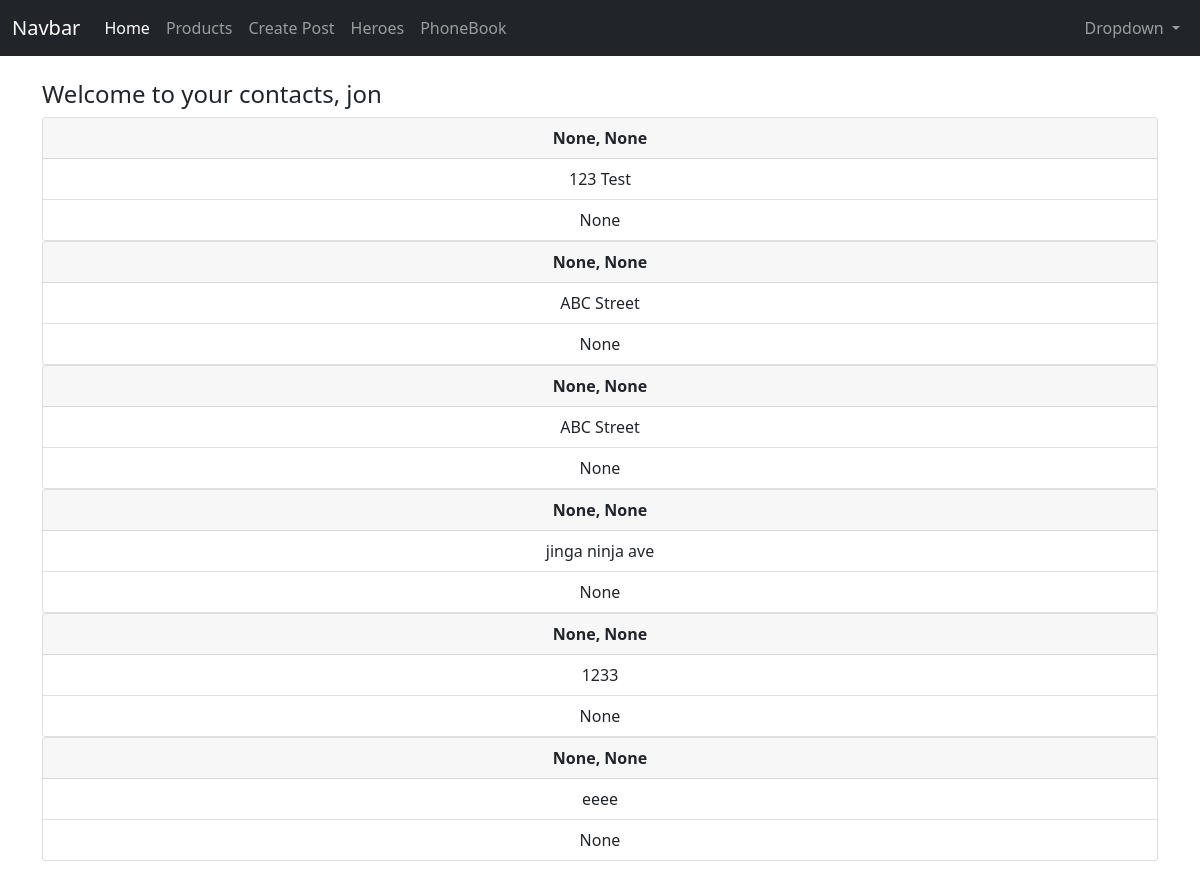
/viewphonebook (signed in), run on an earlier commit of the app's database.
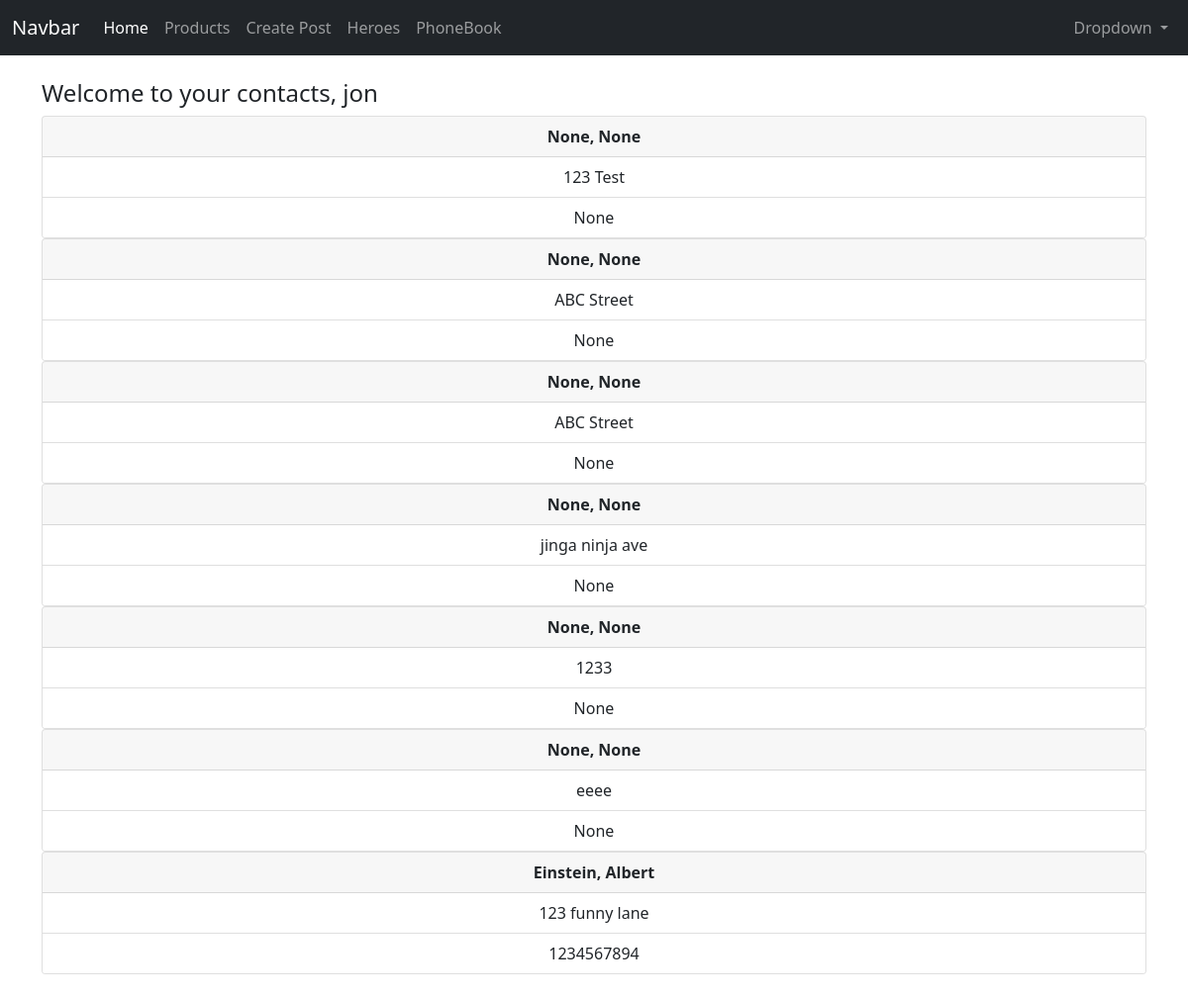
And on a later commit of the database.
### app/models.py (models this page shows, shortened)
class Contact(db.Model):
    id = db.Column(db.Integer, primary_key=True)
    first_name = db.Column(db.String(200))
    last_name = db.Column(db.String(300))
    address = db.Column(db.String(500))
    phone_number = db.Column(db.Integer)
    date_created = db.Column(db.Integer, nullable=False, default=datetime.utcnow)

### app/routes.py (the view)
@app.route('/viewphonebook')
@login_required
def viewphonebook():
    contacts = Contact.query.all()
    return render_template('viewphonebook.html', contacts=contacts)

### app/models.py (called while the page is built)
@login_manager.user_loader
def load_user(user_id):
    return User.query.get(user_id)

### app/templates/viewphonebook.html (shortened to what this page needs)
{% extends 'base.html' %}
{% block content %}
{% if current_user.is_authenticated %}
    <h4>Welcome to your contacts, {{ current_user.username }}</h4>
{% else %}
    <h4>Welcome, please register up above to create your own posts!</h4>
{% endif %}
{% for c in contacts %}
    <div class='text-center'>
        <div class="card">
            <div class="card-header">
                <b>{{c.last_name}}, {{c.first_name}}</b>
            </div>
            <ul class="list-group list-group-flush">
              <li class="list-group-item">{{c.address}}</li>
              <li class="list-group-item">{{c.phone_number}}</li>
            </ul>
          </div>
    </div>
{% endfor %}
{% endblock %}

What changed in the data, as far as the page shows it:
added Contact: last_name "Einstein", first_name "Albert", address "123 funny lane", phone_number "1234567894"
